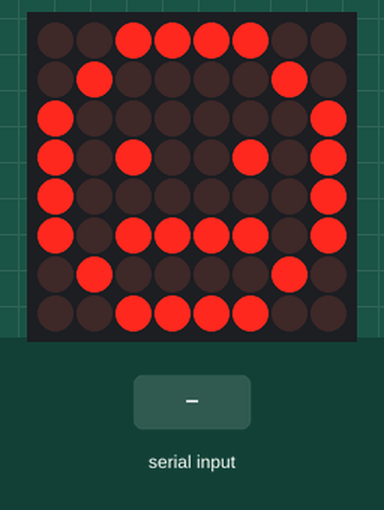
Recording of a sketch running on a simulated Arduino Uno, built with avr-gcc and run on an emulated ATmega328P. Parts: 8×8 LED matrix. The inputs (shaded band) are chosen by the test bench.

Above: at 2.2 s.
2.3 s: "H" received over Serial
At 2.9 s:
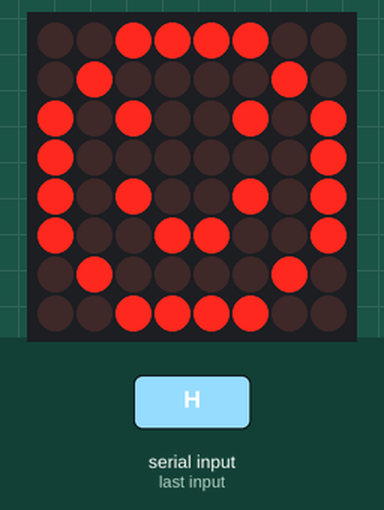
5.3 s: "A" received over Serial
At 8.2 s:
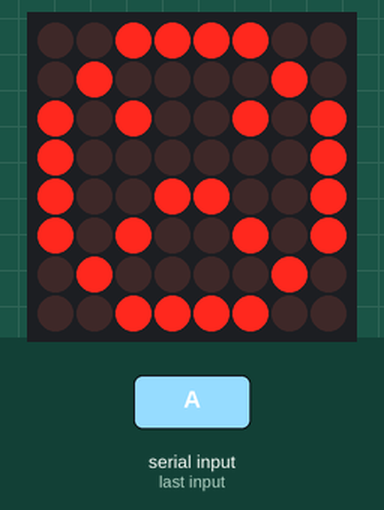
8.3 s: "N" received over Serial
At 9.6 s:
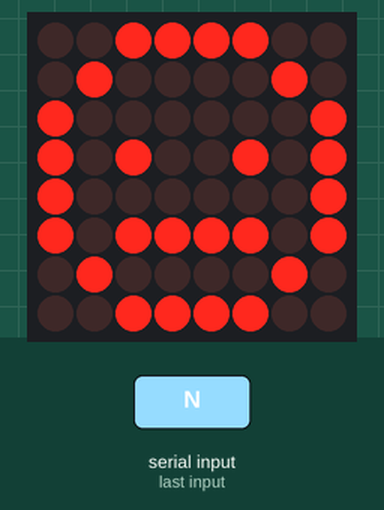
Timing chart, 0 to 11.3 s (numbered marks = the images above; inputs shaded):
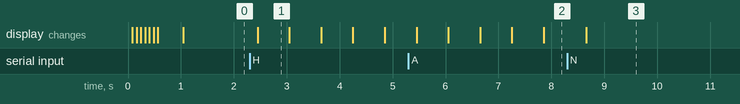

Measured:
- after the input at 2.3 s, the display: changes after 0.15 s (image 1)
- after the input at 5.3 s, the display: changes after 0.15 s (image 2)
- after the input at 8.3 s, the display: changes after 0.36 s (image 3)
- what the display in image 1 shows lasts 0.6 s, from 2.4 s to 3.0 s

The sketch:

ESP_Autism_Heard_With_Dashboard.ino
```cpp
#include <LedControl.h>

LedControl lc = LedControl(12, 11, 10, 1);

// -------------- ANIMATIONS - 2 frames each -------------------------

byte happy[2][8] = {
  {0x3C, 0x42, 0xA5, 0x81, 0xBD, 0x81, 0x42, 0x3C},
  {0x3C, 0x42, 0xA5, 0x81, 0xA5, 0x99, 0x42, 0x3C}
};

byte angry[2][8] = {
  {0x3C, 0x42, 0xA5, 0x81, 0xBD, 0x81, 0x42, 0x3C},
  {0x3C, 0x42, 0xA5, 0x81, 0x99, 0xA5, 0x42, 0x3C}
};

byte neutral[2][8] = {
  {0x3C, 0x42, 0x81, 0xA5, 0x81, 0xBD, 0x42, 0x3C},
  {0x3C, 0x42, 0x81, 0xA5, 0x81, 0xBD, 0x42, 0x3C}
};

// -------------------------- STATE ----------------------------
char currentEmotion = 'N';
int  frameIdx       = 0;
unsigned long lastFrame = 0;

int getSpeed() {
  if (currentEmotion == 'H') return 600;
  if (currentEmotion == 'A') return 600;
  return 800;
}

void showFrame(byte frame[8]) {
  for (int row = 0; row < 8; row++) {
    lc.setRow(0, row, frame[row]);
  }
}

void setup() {
  Serial.begin(9600);

  lc.shutdown(0, false);
  lc.setIntensity(0, 10);
  lc.clearDisplay(0);

  // Startup sweep
  for (int i = 0; i < 8; i++) {
    lc.setRow(0, i, 0xFF);
    delay(80);
  }
  delay(400);
  lc.clearDisplay(0);

  showFrame(neutral[0]);
}

void loop() {
  // Read serial
  char cmd = 0;
  while (Serial.available() > 0) {
    char c = Serial.read();
    if (c == 'H' || c == 'A' || c == 'N') {
      cmd = c;
    }
  }

  if (cmd != 0 && cmd != currentEmotion) {
    currentEmotion = cmd;
    frameIdx = 0;  // reset animation on emotion change
  }

  // Advance animation frame
  unsigned long now = millis();
  if (now - lastFrame > getSpeed()) {
    lastFrame = now;
    frameIdx = (frameIdx + 1) % 2;

    if      (currentEmotion == 'H') showFrame(happy[frameIdx]);
    else if (currentEmotion == 'A') showFrame(angry[frameIdx]);
    else                            showFrame(neutral[frameIdx]);
  }
}
```
